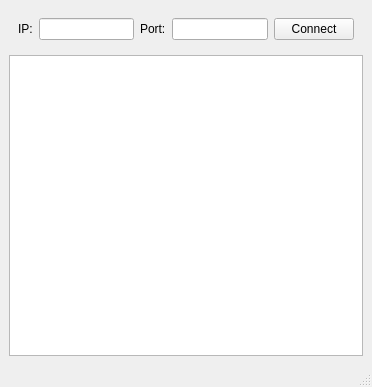
<?xml version="1.0" encoding="UTF-8"?>
<ui version="4.0">
 <class>MainWindow</class>
 <widget class="QMainWindow" name="MainWindow">
  <property name="geometry">
   <rect>
    <x>0</x>
    <y>0</y>
    <width>372</width>
    <height>387</height>
   </rect>
  </property>
  <property name="windowTitle">
   <string>MainWindow</string>
  </property>
  <widget class="QWidget" name="centralwidget">
   <layout class="QVBoxLayout" name="verticalLayout">
    <item>
     <widget class="QWidget" name="widget" native="true">
      <layout class="QHBoxLayout" name="horizontalLayout_2">
       <item>
        <widget class="QLabel" name="label">
         <property name="text">
          <string>IP:</string>
         </property>
        </widget>
       </item>
       <item>
        <widget class="QLineEdit" name="ip"/>
       </item>
       <item>
        <widget class="QLabel" name="label_2">
         <property name="text">
          <string>Port:</string>
         </property>
        </widget>
       </item>
       <item>
        <widget class="QLineEdit" name="port"/>
       </item>
       <item>
        <widget class="QPushButton" name="connect">
         <property name="text">
          <string>Connect</string>
         </property>
        </widget>
       </item>
      </layout>
     </widget>
    </item>
    <item>
     <widget class="QTextEdit" name="message"/>
    </item>
   </layout>
  </widget>
  <widget class="QMenuBar" name="menubar">
   <property name="geometry">
    <rect>
     <x>0</x>
     <y>0</y>
     <width>372</width>
     <height>24</height>
    </rect>
   </property>
  </widget>
  <widget class="QStatusBar" name="statusbar"/>
 </widget>
 <resources/>
 <connections/>
</ui>
